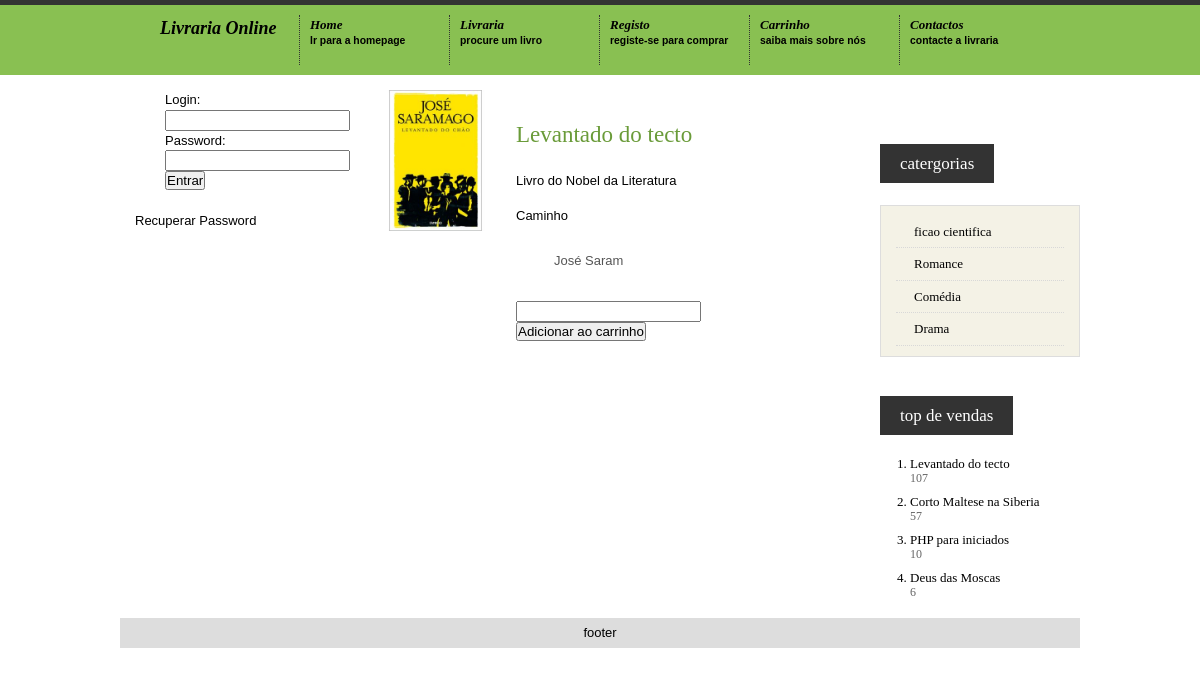
Screenshot of /index.php?zona=detalhe&livro=3 with the database file from the repository.
### tables this page shows
CREATE TABLE `livros` (
  `id_livro` int(11) NOT NULL,
  `fk_id_editora` int(11) DEFAULT NULL,
  `titulo_livro` varchar(100) DEFAULT NULL,
  `sinopse_livro` text,
  `stock_livro` int(11) DEFAULT NULL,
  `preco_livro` decimal(6,2) DEFAULT NULL,
  `capa_livro` varchar(30) DEFAULT NULL,
  `ano_edicao_livro` year(4) DEFAULT NULL,
  `isbn_livro` varchar(17) DEFAULT NULL
);

CREATE TABLE `categorias` (
  `id_categoria` int(11) NOT NULL,
  `nome_categoria` varchar(100) DEFAULT NULL,
  `fk_id_categoria` int(11) DEFAULT NULL
);

### funcoes.php (called while the page is built, shortened)
<?php
	function getEditoraFromLivro($con, $id){
		$sql="select nome_editora from editoras
		inner join livros on id_editora = fk_id_editora
		where id_livro=". $id;
		$resultado = $con->query($sql);
		$linha = mysqli_fetch_assoc($resultado);
		return utf8_encode($linha['nome_editora']);
	}
	function getAutoresFromLivro($con, $id){
		$lista_de_autores =[];
		$sql = "select nome_autor from autores
				inner join autor_escreve_livro on id_autor = fk_id_autor
				inner join livros on id_livro = fk_id_livro
				where id_livro =".$id;
		$resultado = $con->query($sql);
		while($linha= mysqli_fetch_assoc($resultado) ){
			array_push($lista_de_autores, utf8_encode($linha['nome_autor']));
		}
		return $lista_de_autores;
	}
	function getTopVendas($con){
		$sql="select id_livro, titulo_livro, sum(quantidade) total_vendido from livros
		inner join livro_esta_em_carrinho on id_livro = fk_id_livro
		inner join compras on compras.fk_id_carrinho = livro_esta_em_carrinho.fk_id_carrinho
		group by titulo_livro order by total_vendido desc limit 5";
		$resultado = $con->query($sql);
		$lista_resultado = [];
		while($linha = mysqli_fetch_assoc($resultado)){
			array_push($lista_resultado, $linha);
		}
		return $lista_resultado;
	}
?>

### right.php (the view, shortened to what this page needs)
<h2><span>catergorias</span></h2>
<ul>
    <?php
        $sql_categorias="select * from categorias";
        $resultado_categorias = $ligacao->query($sql_categorias);
        while ($linha_categoria = mysqli_fetch_assoc($resultado_categorias) ) {
    ?>
        <li>
          <a href="#">
              <?php echo utf8_encode($linha_categoria['nome_categoria']); ?>
          </a>
        </li>
        <?php } ?>
</ul>
	<h2><span>Top de vendas</span></h2>
  <ol>
    <?php
      $top_vendas = getTopVendas($ligacao);
      for($i=0;$i<count($top_vendas); $i++) {
    ?>
    <li>
      <a href="index.php?zona=detalhe&livro=<?php echo $top_vendas[$i]['id_livro']?>">
        <?php echo $top_vendas[$i]['titulo_livro']; ?>
      </a>
      <div class="author"><?php echo $top_vendas[$i]['total_vendido']?></div>
    </li>
    <?php } ?>
  </ol>

### index.php (shortened to what this page needs)
<?php
  include('config.php');
  include('funcoes.php');
?>
<!DOCTYPE HTML PUBLIC "-//W3C//DTD HTML 4.01//EN" "http://www.w3.org/TR/html4/strict.dtd">
<html lang="en">
<head>
<link rel="stylesheet" href="css/style.css" type="text/css" />
</head>
<body>
<div id="container">
	<div id="header">
    <div id="navigation">
    	 <?php include('menu.php'); ?>
    </div>
	</div>
	<div id="wrap">
    	<div id="navcontainer">
        <?php include('left.php'); ?>
      </div>
      <div id="content">
    		<?php
          if(isset($_GET['zona']) && $_GET['zona']!='' ){
            $area_a_carregar = $_GET['zona'];
          } else {
            $area_a_carregar = 'inicio';
          }
            switch($area_a_carregar){
              case 'detalhe' : {
                                  include('detalhe.php');
                                } break;
            }
         ?>
    	</div>
    	<div id="subcontent">
        <?php include('right.php'); ?>
      </div>
    	<div id="footer">
    		<?php include('footer.php') ?>
    	</div>
  </div>
</div>
</body>
</html>

### menu.php (shortened to what this page needs)
<div id="menu-container">
    <ul>
	    <li><a href="index.php">Livraria Online</a></li>
	    <li><a href="./">Home<span>Ir para a homepage</span></a></li>
	    <li><a href="index.php?zona=lista_livros">Livraria<span>procure um livro</span></a></li>
		<?php
		if(!isset($_SESSION['nome'])) { ?>
		<li>
			<a href="index.php?zona=registo">
				Registo<span>registe-se para comprar</span>
			</a>
		</li>
		<?php } ?>
	    <li><a href="index.php?zona=carrinho">Carrinho<span>saiba mais sobre  nós</span></a></li>
	    <li><a href="index.php?zona=contactos">Contactos<span>contacte a livraria</span></a></li>
    </ul>
</div>

### left.php (shortened to what this page needs)
<?php
	if(!isset($_SESSION['nome'])) {
?>
<form method="post" action="verifica_login.php">
	<ul>
		<li>
			Login: <input type="text" name="login_user"
			value="<?php echo (isset($_COOKIE['login_user'])) ? $_COOKIE['login_user']:""; ?>">
		</li>
		<li>
			Password: <input type="password" name="pass_user"
			value="<?php echo (isset($_COOKIE['pass_user'])) ? $_COOKIE['pass_user']:""; ?>">
		</li>
		<li>
			<button>Entrar</button>
		</li>
	</ul>
</form>
<a href="index.php?zona=recuperar_pass">Recuperar Password</a>
<?php
} else {
	echo "Ola Senhor(a) ".$_SESSION['nome']; ?>
	<a href="logout.php">LOGOUT</a>
	<?php
}
?>

### detalhe.php (shortened to what this page needs)
<?php
	$id_do_livro = $_GET['livro'];
	$sql = "select * from livros where id_livro = ".$id_do_livro;
	$resultado = $ligacao->query($sql);
	$linha = mysqli_fetch_assoc($resultado);
?>
<div class="detalhe-livro">
	<div class="moldura">
	    <img src="livros/<?php echo $linha['capa_livro']?>">
	</div>
	<div class="info-livro">
		<h2><?php echo utf8_encode($linha['titulo_livro']); ?></h2>
		<p><?php echo utf8_encode($linha['sinopse_livro']);?></p>
		<p>
			<?php
				$editora_do_livro = getEditoraFromLivro($ligacao,$id_do_livro );
				echo $editora_do_livro;
			?>
		</p>
		<ul>
				<?php
					$autores = getAutoresFromLivro($ligacao, $id_do_livro);
					for($i=0; $i<count($autores); $i++){ ?>
						<li>
							<?php echo $autores[$i]; ?>
						</li>
					<?php } ?>
		</ul>
		<form action="adiciona_ao_carrinho.php" method="post">
			<input type="number" name="quantidade">
			<button>Adicionar ao carrinho</button>
		</form>
	</div>
</div>

### footer.php (shortened to what this page needs)
<p>footer</p>

### css/style.css (style rules this page uses)
html, body, address, blockquote, div, dl, form, h1, h2, h3, h4, h5, h6, ol, p, pre, table, ul, dd, dt, li, tbody, td, tfoot, th, thead, tr, button, del, ins, map, object, a, abbr, acronym, b, bdo, big, br, cite, code, dfn, em, i, img, kbd, q, samp, small, span, strong, sub, sup, tt, var, legend, fieldset { margin: 0; padding: 0; }
img, fieldset { border: 0; }
#container { margin: 0 auto; width: 100%; overflow: hidden; }
#wrap { margin: 0 auto; width: 960px; overflow: hidden; }
#header { background-color: #89C052; border-top:5px solid #333; }
#navcontainer { float: left; width: 200px; padding: 15px; }
#navcontainer ul { list-style-type: none; }
#content { float: left; width: 470px; padding: 15px; }
#subcontent { float: right; width: 200px; padding-top: 15px; }
#footer { clear: both; background-color: #DDD; }
#footer p { text-align: center; padding: 5px; margin-top: 20px; }
body { font:13px/1.5 Helvetica,Arial,'Liberation Sans',FreeSans,sans-serif; }
h2 { font-size:23px; }
ol { list-style:decimal; }
ul { list-style:square; }
li { margin-left:30px; }
p,dl,hr,h1,h2,h3,h4,h5,h6,ol,ul,pre,table,address,fieldset { margin-bottom:20px; }
h1,h2,h3,h4,h5,h6 { font-family:Georgia, "Times New Roman", Times, serif; font-weight:400; }
p { margin-bottom:1.2em; }
a { color:#000; text-decoration:none; }
#subcontent h2 { padding:20px 0 5px; }
#subcontent h2 span { background:#333; color:#fff; font:normal 17px Georgia; text-transform:lowercase; padding:10px 20px; }
#subcontent { font-family:Georgia, "Times New Roman", Times, serif; padding:50px 0 0; }
#subcontent ul { background:#F4F2E6; border:1px solid #ddd; margin:0 0 20px; padding:10px 15px; }
#subcontent ul li { background: url(png.png)left 6px no-repeat; line-height:120%; border-bottom:dotted 1px #d8d8d8; list-style-type:none; margin:0; padding:8px 0 8px 18px; }
#subcontent ol li { list-style-type:decimal; line-height:16px; margin:0 0 10px 30px; }
.author { color:#666; font-size:12px; line-height:12px; }
#content h2,#content h3,#content h4 { color:#6a9b39; margin:0.8em 0; padding:0; }
#content ul,.post ol { margin:0; padding:5px 0 20px 20px; }
#content ul li { color:#555; background:url(png.png) no-repeat left top; list-style-type:none; margin:5px 0; padding:0 0 5px 18px; }
#navigation { background:#89c052; }
#menu-container { width:900px; margin:0 auto; }
#menu-container ul { overflow:hidden; width:100%; list-style:none; margin:0; }
#menu-container ul li { list-style-type:none; display:block; float:left; margin:10px 0; }
#menu-container li { height:50px; width:149px; font-family:Georgia, "Times New Roman", Times, serif; font-style:italic; font-weight:700; border-right:1px dotted #333; margin-top:20px; }
#menu-container li span { font-family:"Trebuchet MS", Arial, Helvetica, sans-serif; font-style:normal; font-weight:700; display:block; font-size:0.8em; margin-bottom:-0.53em; line-height:1.1em; }
#menu-container li a,#menu-container li a span { background:none; margin-left:10px; }
#menu-container ul li:last-child { border-right:none; }
#menu-container ul li:first-child { font-size:18px; text-align:left; }
.detalhe-livro { width: 100%; float: left; }
.moldura { width: 30%; float: left; }
.moldura img { width:100%; }
.info-livro { width: calc(70% - 20px); padding: 10px; float: left; }

### rows the page displays
livros: capa_livro (picture), titulo_livro "Levantado do tecto", sinopse_livro "Livro do Nobel da Literatura", total_vendido "107"
categorias: nome_categoria "ficao cientifica"
categorias: nome_categoria "Romance"
categorias: nome_categoria "Comédia"
categorias: nome_categoria "Drama"
livros: titulo_livro "Corto Maltese na Siberia", total_vendido "57"
livros: titulo_livro "PHP para iniciados", total_vendido "10"
livros: titulo_livro "Deus das Moscas", total_vendido "6"

### other values shown
$editora_do_livro "Caminho"
$autores[$i] "José Saram"
